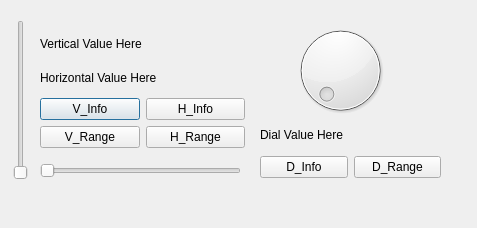
<?xml version="1.0" encoding="UTF-8"?>
<ui version="4.0">
 <class>Dialog</class>
 <widget class="QDialog" name="Dialog">
  <property name="geometry">
   <rect>
    <x>0</x>
    <y>0</y>
    <width>477</width>
    <height>228</height>
   </rect>
  </property>
  <property name="windowTitle">
   <string>Dialog</string>
  </property>
  <widget class="QSlider" name="slider_horizontal">
   <property name="geometry">
    <rect>
     <x>40</x>
     <y>160</y>
     <width>201</width>
     <height>22</height>
    </rect>
   </property>
   <property name="orientation">
    <enum>Qt::Horizontal</enum>
   </property>
  </widget>
  <widget class="QSlider" name="slider_vertical">
   <property name="geometry">
    <rect>
     <x>10</x>
     <y>20</y>
     <width>22</width>
     <height>160</height>
    </rect>
   </property>
   <property name="orientation">
    <enum>Qt::Vertical</enum>
   </property>
  </widget>
  <widget class="QWidget" name="layoutWidget">
   <property name="geometry">
    <rect>
     <x>40</x>
     <y>30</y>
     <width>205</width>
     <height>118</height>
    </rect>
   </property>
   <layout class="QVBoxLayout" name="verticalLayout">
    <item>
     <widget class="QLabel" name="lbl_vertical">
      <property name="text">
       <string>Vertical Value Here</string>
      </property>
     </widget>
    </item>
    <item>
     <widget class="QLabel" name="lbl_horizontal">
      <property name="text">
       <string>Horizontal Value Here</string>
      </property>
     </widget>
    </item>
    <item>
     <layout class="QHBoxLayout" name="horizontalLayout">
      <item>
       <layout class="QVBoxLayout" name="verticalLayout_2">
        <item>
         <widget class="QPushButton" name="btn_vInfo">
          <property name="text">
           <string>V_Info</string>
          </property>
         </widget>
        </item>
        <item>
         <widget class="QPushButton" name="btn_vValue">
          <property name="text">
           <string>V_Range</string>
          </property>
         </widget>
        </item>
       </layout>
      </item>
      <item>
       <layout class="QVBoxLayout" name="verticalLayout_3">
        <item>
         <widget class="QPushButton" name="btn_hInfo">
          <property name="text">
           <string>H_Info</string>
          </property>
         </widget>
        </item>
        <item>
         <widget class="QPushButton" name="btn_hValue">
          <property name="text">
           <string>H_Range</string>
          </property>
         </widget>
        </item>
       </layout>
      </item>
     </layout>
    </item>
   </layout>
  </widget>
  <widget class="QDial" name="dial_Test">
   <property name="geometry">
    <rect>
     <x>290</x>
     <y>20</y>
     <width>101</width>
     <height>101</height>
    </rect>
   </property>
   <property name="orientation">
    <enum>Qt::Horizontal</enum>
   </property>
  </widget>
  <widget class="QWidget" name="layoutWidget">
   <property name="geometry">
    <rect>
     <x>260</x>
     <y>120</y>
     <width>181</width>
     <height>58</height>
    </rect>
   </property>
   <layout class="QVBoxLayout" name="verticalLayout_4">
    <item>
     <widget class="QLabel" name="lbl_dial">
      <property name="text">
       <string>Dial Value Here</string>
      </property>
     </widget>
    </item>
    <item>
     <layout class="QHBoxLayout" name="horizontalLayout_2">
      <item>
       <widget class="QPushButton" name="btn_dInfo">
        <property name="text">
         <string>D_Info</string>
        </property>
       </widget>
      </item>
      <item>
       <widget class="QPushButton" name="btn_dValue">
        <property name="text">
         <string>D_Range</string>
        </property>
       </widget>
      </item>
     </layout>
    </item>
   </layout>
  </widget>
 </widget>
 <resources/>
 <connections/>
</ui>
